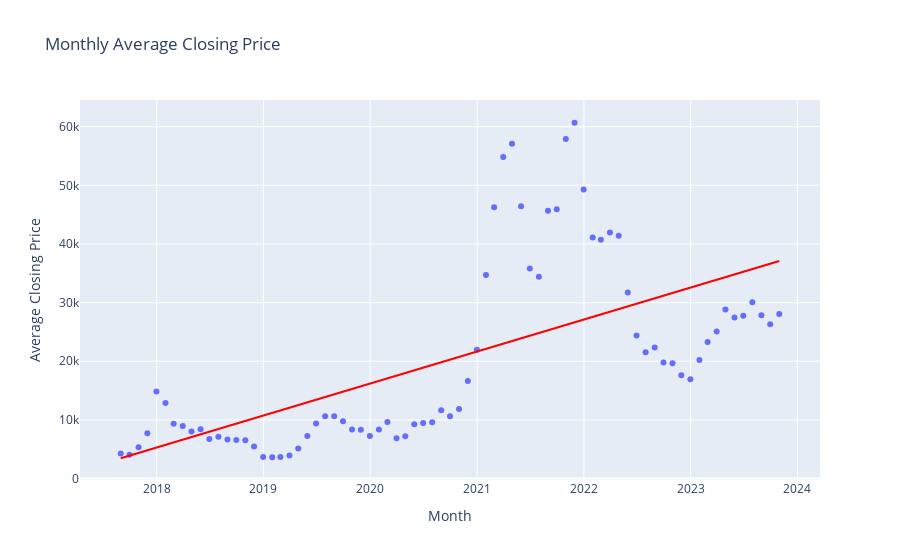

Notebook code cell kept with this figure:
### Code cell
import plotly.express as px

# Assuming 'Open Time' is datetime and it's the index of DataFrame
monthly_prices = historicalDf.resample('M').mean().reset_index()

fig = px.scatter(monthly_prices, x='Open Time', y='Close', trendline='ols', title='Monthly Average Closing Price', trendline_color_override='red')
fig.update_xaxes(title_text='Month')
fig.update_yaxes(title_text='Average Closing Price')
fig.show()
